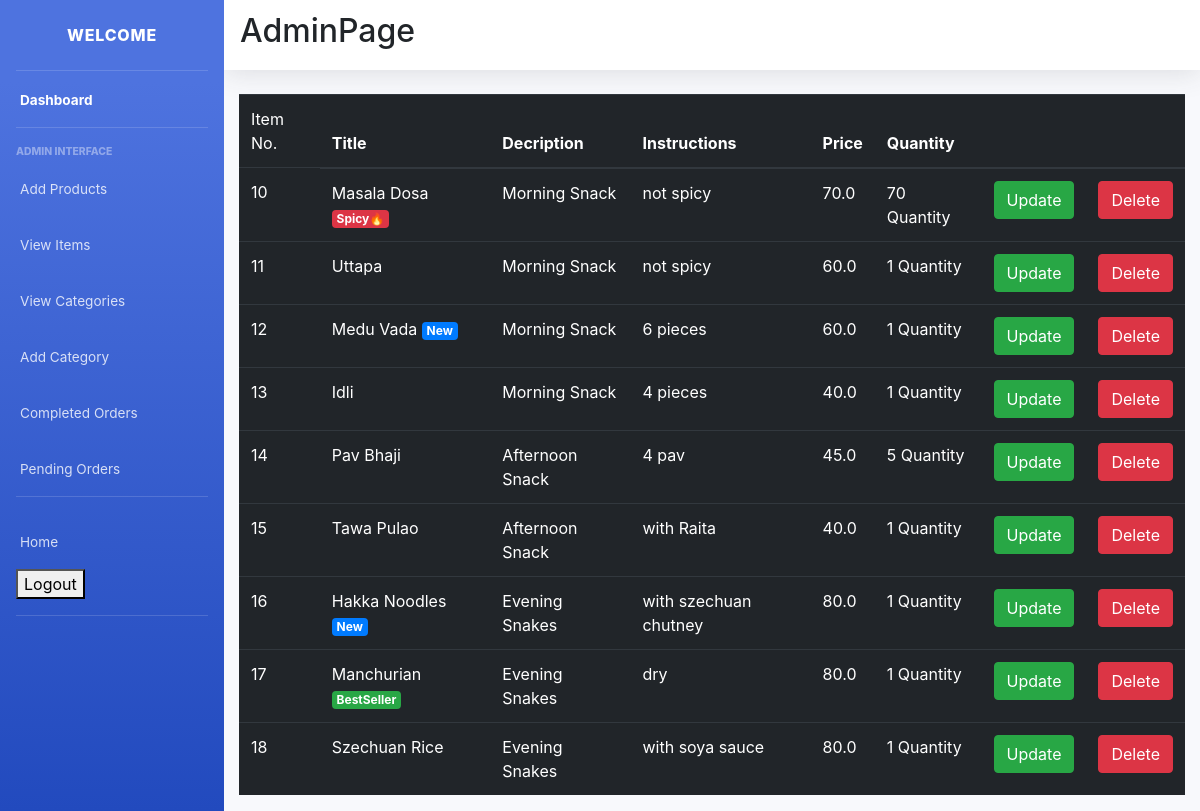
/item_list/ (signed in), run on the app's committed database.
### main/models.py (models this page shows, shortened)
class Item(models.Model):
    LABELS = (
        ('BestSeller', 'BestSeller'),
        ('New', 'New'),
        ('Spicy🔥', 'Spicy🔥'),
    )
    LABEL_COLOUR = (
        ('danger', 'danger'),
        ('success', 'success'),
        ('primary', 'primary'),
        ('info', 'info')
    )
    title = models.CharField(max_length=150)
    description = models.CharField(max_length=250,blank=True)
    price = models.FloatField()
    pieces = models.IntegerField(default=6)
    instructions = models.CharField(max_length=250,default="Jain Option Available")
    image = models.ImageField(default='default.png', upload_to='images/')
    labels = models.CharField(max_length=25, choices=LABELS, blank=True)
    label_colour = models.CharField(max_length=15, choices=LABEL_COLOUR, blank=True)
    slug = models.SlugField(default="sushi_name")
    category = models.ForeignKey(Category, on_delete=models.CASCADE, null=True)
    created_by = models.ForeignKey(User, on_delete=models.CASCADE)

### main/decorators.py (the view)
    def wrapper_func(request, *args, **kwargs):
        group = Group.objects.get(user = request.user)
        if group.name == 'admin_owner':
            return view_func(request, *args, **kwargs)
        else:
            return redirect('/')

### main/views.py (called while the page is built)
@login_required(login_url='/accounts/login/')
@admin_required
def item_list(request):
    items = Item.objects.filter(created_by=request.user)
    context = {
        'items':items
    }
    return render(request, 'main/item_list.html', context)

### main/templates/main/item_list.html
{% extends "main/layout2.html" %}
{% block content %}
<div class="cart">
    <div class="row">
        <div class="col-sm-12">
            {% if items %}
            <div class="table-responsive">
                <table class="table table-dark">
                    <thead>
                    <tr>
                        <td scope="col">Item No.</td>
                        <th scope="col">Title</th>
                        <th scope="col">Decription</th>
                        <th scope="col">Instructions</th>
                        <th scope="col">Price</th>
                        <th scope="col">Quantity</th>
                        <th></th>
                        <th></th>
                    </tr>
                    </thead>
                    <tbody>
                        {% for item in items %}
                    <tr>
                        <td>{{ item.id }}</td>
                        <td>{{ item.title }} <span class="badge badge-{{ item.label_colour }}">{{ item.labels }}</span></td></td>
                        <td>{{ item.description }}</td>
                        <td>{{ item.instructions }}</td>
                        <td>{{ item.price }}</td>
                        <td>{{ item.pieces }} Quantity</td>
                        <td><a class="btn btn-success" href="{% url 'main:item-update' item.slug %}">Update</a></td>
                        <td><a class="btn btn-danger" href="{% url 'main:item-delete' item.slug %}">Delete</a></td>
                    </tr>
                        {% endfor %}
                    </tbody>
                </table>
            </div>
            {% else %}
            <h4 class="text-center">Sorry, you have not ordered any item yet!!!</h4>
            {% endif %}
        </div>
    </div>
</div>
{% endblock content %}

### data on the page
Item: id "10", title "Masala Dosa", labels "Spicy🔥", description "Morning Snack", instructions "not spicy", price "70.0", pieces "70"
Item: id "11", title "Uttapa", description "Morning Snack", instructions "not spicy", price "60.0", pieces "1"
Item: id "12", title "Medu Vada", labels "New", description "Morning Snack", instructions "6 pieces", price "60.0", pieces "1"
Item: id "13", title "Idli", description "Morning Snack", instructions "4 pieces", price "40.0", pieces "1"
Item: id "14", title "Pav Bhaji", description "Afternoon Snack", instructions "4 pav", price "45.0", pieces "5"
Item: id "15", title "Tawa Pulao", description "Afternoon Snack", instructions "with Raita", price "40.0", pieces "1"
Item: id "16", title "Hakka Noodles", labels "New", description "Evening Snakes", instructions "with szechuan chutney", price "80.0", pieces "1"
Item: id "17", title "Manchurian", labels "BestSeller", description "Evening Snakes", instructions "dry", price "80.0", pieces "1"
Item: id "18", title "Szechuan Rice", description "Evening Snakes", instructions "with soya sauce", price "80.0", pieces "1"
